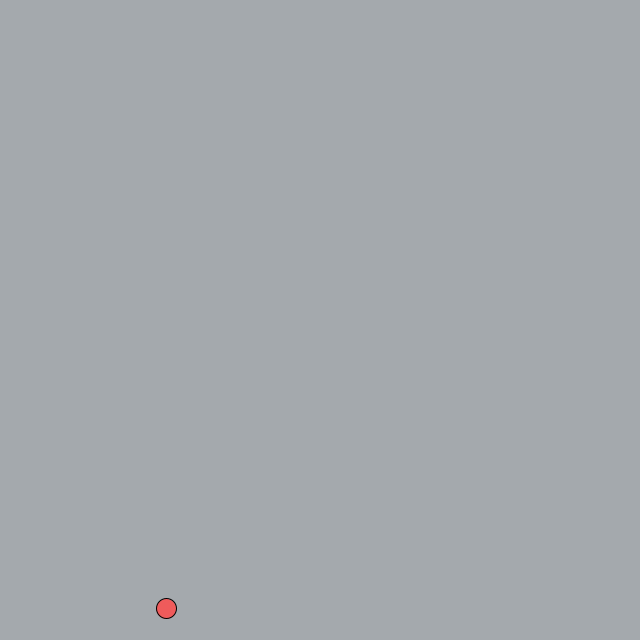
Frame 1 (no input)
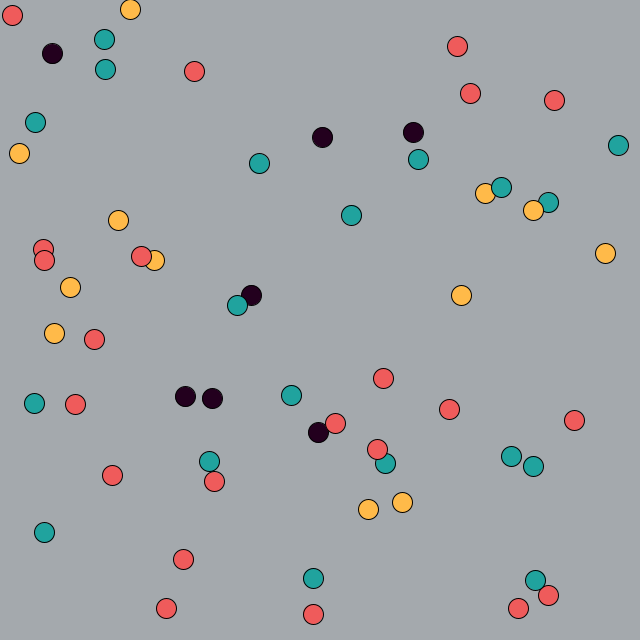
Frame 60 (the mouse pressed at the canvas centre just before this capture)
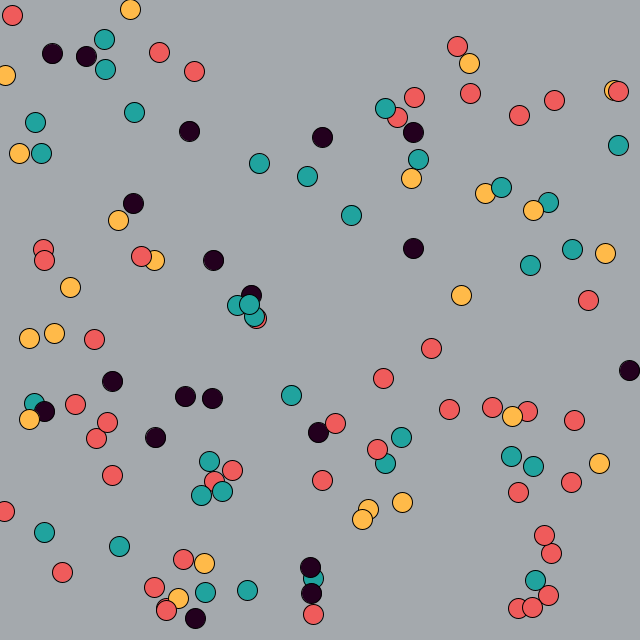
Frame 120 (the mouse held since frame 60 and released just before this capture)

The Processing sketch that drew these frames (run headless with seeded random() and noise(); from frame 60 on, the mouse is pressed at the canvas centre):

// Processing sketch: build
// ── build.pde
float circleX;
float circleY;
int colour_index;

color c0 = #FFBA49;
color c1 = #20A39E;
color c2 = #EF5B5B;
color c3 = #23001E;
 
color[] colours  = {  
  c0, c1, c2, c3
};

void setup() {
	size(640, 640);
	background(#A4A9AD);
	frameRate(30);
	stroke(0);
}

void draw() {
	colour_index = int(round(random(0,3)));
	fill(colours[colour_index]);
	circleX = random(0, width);
	circleY = random(0, height);
	translate(circleX, circleY);
	ellipse(0, 0, 20, 20);
}
